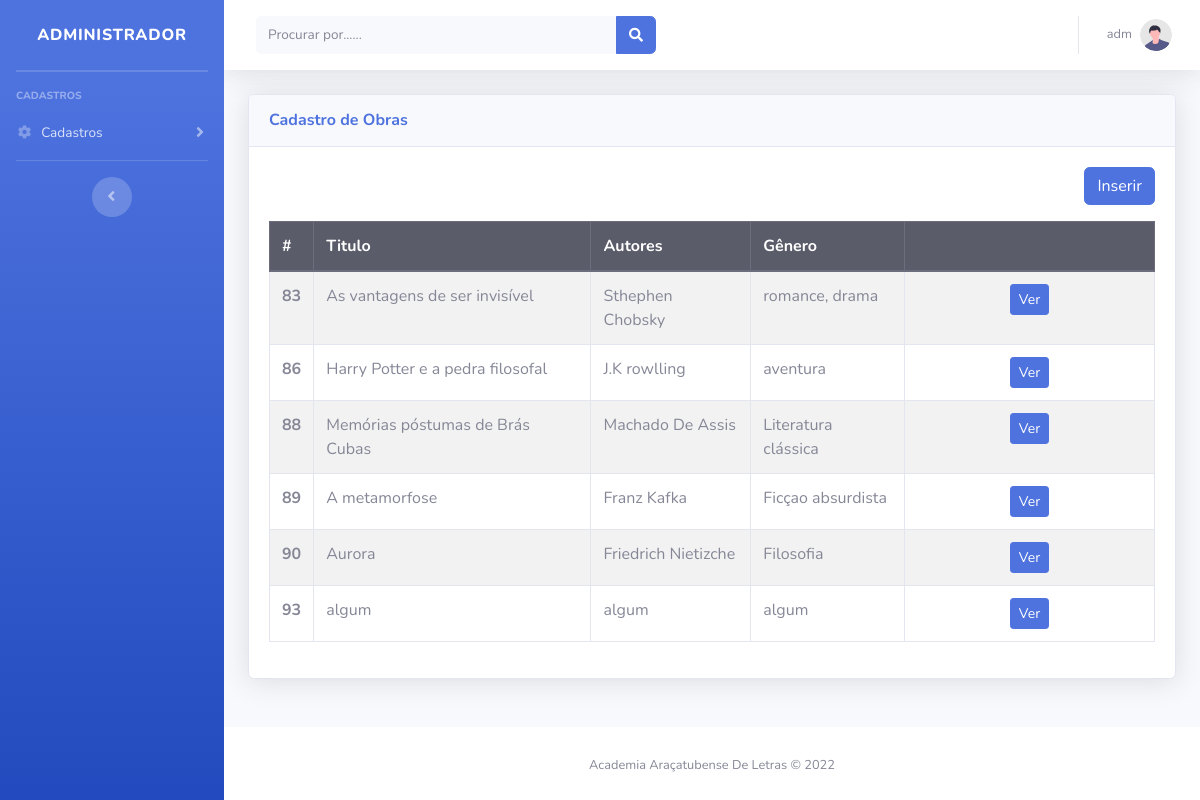
Page /modulos/obras/obras.php (signed in) on the earlier database version.
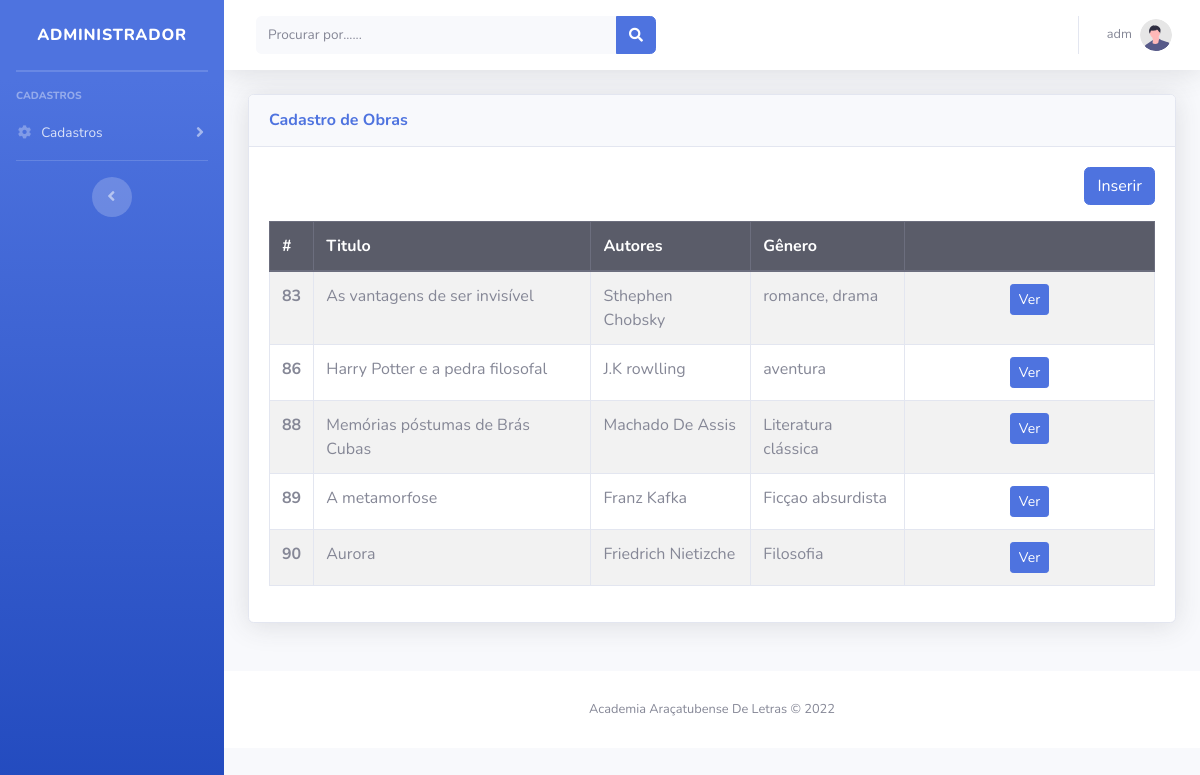
Same page on the later database version.
### tables this page shows
CREATE TABLE `obra` (
  `idObra` int(11) NOT NULL,
  `tituloObra` varchar(250) NOT NULL,
  `autoresObra` text NOT NULL,
  `sinopseObra` text NOT NULL,
  `imagemObra` varchar(200) NOT NULL,
  `isbnObra` varchar(30) NOT NULL,
  `anoObra` varchar(40) NOT NULL,
  `paginasObra` varchar(5) NOT NULL,
  `pdfObra` varchar(200) NOT NULL,
  `linkObra` varchar(200) NOT NULL,
  `generoObra` varchar(20) NOT NULL,
  `id_usuario` int(11) NOT NULL
);

### config.php (called while the page is built, shortened)
<?php
    function usuario()
    {
        $id = $_SESSION['id'];
        $sql = "SELECT * FROM usuario WHERE id = $id";
        $query = $GLOBALS['conexaoBanco']->query($sql);
        return $query->fetch();
    }

### modulos/obras/obras.php (the view, shortened to what this page needs)
<!DOCTYPE html>
<html lang="pt-br">
<?php
include '../../config.php';
?>
<?php include_once path('template/head.php'); ?>
<body id="page-top">
    <div id="wrapper">
        <?php include_once path('template/sidebar.php'); ?>
        <div id="content-wrapper" class="d-flex flex-column">
            <div id="content">
                <?php include_once path('template/navbar.php'); ?>
                <div class="container-fluid">
                    <div class="row">
                        <div class="col-12 mb-4">
                            <div class="card shadow mb-4">
                                <div class="card-header py-3">
                                    <h6 class="m-0 font-weight-bold text-primary">Cadastro de Obras</h6>
                                </div>
                                <div class="card-body">
                                    <div class="text-right mb-3">
                                        <a class="btn btn-primary" href="inserir.php">Inserir</a>
                                    </div>
                                    <table class="table table-bordered table-striped">
                                        <thead>
                                            <tr class="thead-dark">
                                                <th>#</th>
                                                <th>Titulo</th>
                                                <th>Autores</th>
                                                <th>Gênero</th>
                                                <th></th>
                                            </tr>
                                        </thead>
                                        <tbody>
                                            <?php
                                            $pdo = Banco::conectar();
                                            $id_usuario = usuario()['id'];
                                            $sql = "SELECT * FROM  obra WHERE id_usuario = $id_usuario ";
                                            foreach ($pdo->query($sql) as $row) { ?>
                                                <tr>
                                                    <th scope="row"><?= $row['idObra'] ?></th>
                                                    <td><?= $row['tituloObra'] ?></td>
                                                    <td><?= $row['autoresObra'] ?></td>
                                                    <td><?= $row['generoObra'] ?></td>
                                                    <td width='250' class="text-center">
                                                        <a class="btn btn-sm btn-primary " href="visualizar.php?idObra=<?= $row['idObra'] ?>">Ver</a>
                                                    </td>
                                                </tr>
                                            <?php }
                                             ?>
                                        </tbody>
                                    </table>
                                </div>
                            </div>
                        </div>
                    </div>
                </div>
                <footer class="sticky-footer bg-white">
                    <div class="container my-auto">
                        <div class="copyright text-center my-auto">
                            <span>Academia Araçatubense De Letras &copy; 2022</span>
                        </div>
                    </div>
                </footer>
            </div>
        </div>
</body>
</html>

Differences in the rows shown:
removed obra: idObra "93", tituloObra "algum", autoresObra "algum", generoObra "algum"
